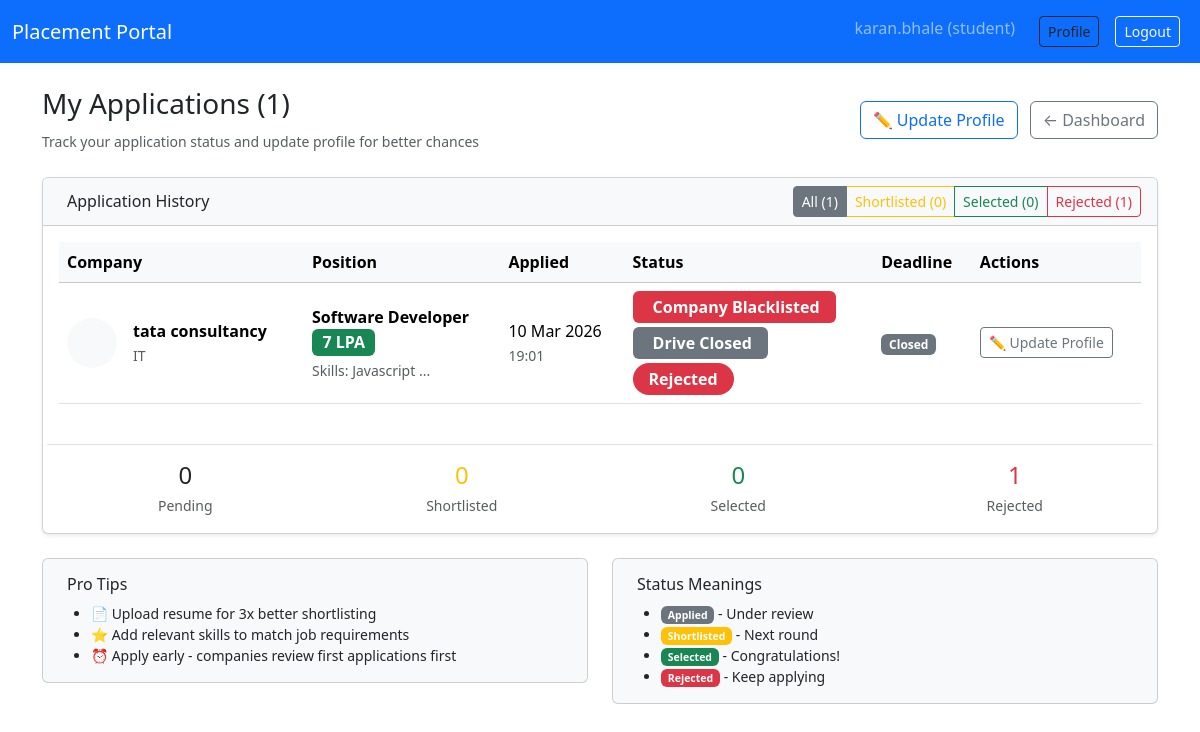
/student/applications (signed in), run on the app's committed database.
### models.py (models this page shows, shortened)
class User(UserMixin, db.Model):
    __tablename__ = 'user'
    id = db.Column(db.Integer, primary_key=True)
    username = db.Column(db.String(80), unique=True, nullable=False, index=True)
    email = db.Column(db.String(120), unique=True, nullable=False, index=True)
    password_hash = db.Column(db.String(128), nullable=False)
    role = db.Column(db.Enum(UserRole), nullable=False, index=True)
    is_active = db.Column(db.Boolean, default=True)
    created_at = db.Column(db.DateTime, default=datetime.utcnow, index=True)

class Application(db.Model):
    __tablename__ = 'application'
    id = db.Column(db.Integer, primary_key=True)
    student_id = db.Column(db.Integer, db.ForeignKey('student.id', ondelete='CASCADE'), nullable=False, index=True)
    drive_id = db.Column(db.Integer, db.ForeignKey('placement_drive.id', ondelete='CASCADE'), nullable=False, index=True)
    applied_at = db.Column(db.DateTime, default=datetime.utcnow, index=True)
    status = db.Column(db.Enum('applied', 'shortlisted', 'selected', 'rejected'),
                      default='applied', index=True)
    resume_path = db.Column(db.String(200))
    __table_args__ = (
        db.UniqueConstraint('student_id', 'drive_id', name='uq_student_drive'),
    )

class Company(db.Model):
    __tablename__ = 'company'
    id = db.Column(db.Integer, primary_key=True)
    user_id = db.Column(db.Integer, db.ForeignKey('user.id', ondelete='CASCADE'), nullable=False, unique=True)
    name = db.Column(db.String(100), nullable=False)
    industry = db.Column(db.String(100))
    is_blacklisted = db.Column(db.Boolean, default=False)
    hr_contact = db.Column(db.String(100))
    website = db.Column(db.String(200))
    address = db.Column(db.Text)
    is_approved = db.Column(db.Boolean, default=False)
    created_at = db.Column(db.DateTime, default=datetime.utcnow)

class PlacementDrive(db.Model):
    __tablename__ = "placement_drive"
    id = db.Column(db.Integer, primary_key=True)
    company_id = db.Column(db.Integer, db.ForeignKey("company.id", ondelete="CASCADE"), nullable=False)
    title = db.Column(db.String(100), nullable=False)
    description = db.Column(db.Text, nullable=False)
    skills_required = db.Column(db.Text)
    experience = db.Column(db.String(50))
    salary_range = db.Column(db.String(50))
    eligibility = db.Column(db.Text)
    deadline = db.Column(db.DateTime, nullable=False)
    status = db.Column(db.Enum("pending", "approved","active", "closed"), default="pending", index=True)  # CHANGED: active/closed
    created_at = db.Column(db.DateTime, default=datetime.utcnow, index=True)

### app.py (the view)
@app.route("/student/applications")
@login_required
def student_applications():
    role_required(UserRole.STUDENT)
    student = current_user.student[0]
    if not student:
        flash("Complete your profile first.", "warning")
        return redirect(url_for("student_update_profile"))
    status_filter = request.args.get('status', 'all').lower()
    apps_query = Application.query.join(PlacementDrive).join(Company).filter(
        Application.student_id == student.id
    ).order_by(Application.applied_at.desc())
    if status_filter != 'all':
        apps_query = apps_query.filter(Application.status == status_filter)
    applications = apps_query.all()
    return render_template(
        "student/applications.html",
        applications=applications,
        status_filter=status_filter,
        student=student
    )

### app.py (called while the page is built)
@login_manager.user_loader
def load_user(user_id):
    return User.query.get(int(user_id))

@app.template_filter('is_deadline_passed')
def is_deadline_passed(deadline):
    if not deadline:
        return True
    return deadline < datetime.now()

def role_required(role: UserRole):
    if (not current_user.is_authenticated) or (current_user.role != role):
        abort(403)

@app.context_processor
def inject_profile_status():
    def get_profile_status(user):
        if user.role != UserRole.STUDENT:
            return "complete"
        student = user.student[0]
        if not student:
            return "incomplete"
        score = 0
        if student.full_name: score += 1
        if student.branch: score += 1
        if student.skills: score += 1
        if student.resume_path: score += 2
        if score >= 4: return "complete"
        elif score >= 2: return "partial"
        return "incomplete"
    return dict(get_profile_status=get_profile_status)

### templates/student/applications.html (shortened to what this page needs)
{% extends "base.html" %}
{% block content %}
<div class="d-flex justify-content-between align-items-center mb-4">
  <div>
    <h3>My Applications ({{ applications|length }})</h3>
    {% if applications %}
      <small class="text-muted">
        Track your application status and update profile for better chances
      </small>
    {% endif %}
  </div>
  <div>
    <a href="{{ url_for('student_update_profile') }}" class="btn btn-outline-primary me-2">
      ✏️ Update Profile
    </a>
    <a href="{{ url_for('student_dashboard') }}" class="btn btn-outline-secondary">
      ← Dashboard
    </a>
  </div>
</div>
<div class="card shadow-sm">
  <div class="card-header bg-light">
    <div class="row align-items-center">
      <div class="col-md-6">
        <h6 class="mb-0">
          Application History
        </h6>
      </div>
      <div class="col-md-6 text-end">
<div class="btn-group btn-group-sm" role="group">
  <a href="{{ url_for('student_applications') }}?status=all"
     class="btn btn-outline-secondary {{ 'active' if status_filter == 'all' else '' }}">
    All ({{ applications|length }})
  </a>
  <a href="{{ url_for('student_applications') }}?status=shortlisted"
     class="btn btn-outline-warning {{ 'active' if status_filter == 'shortlisted' else '' }}">
    Shortlisted ({{ applications|selectattr('status', 'equalto', 'shortlisted')|list|length }})
  </a>
  <a href="{{ url_for('student_applications') }}?status=selected"
     class="btn btn-outline-success {{ 'active' if status_filter == 'selected' else '' }}">
    Selected ({{ applications|selectattr('status', 'equalto', 'selected')|list|length }})
  </a>
  <a href="{{ url_for('student_applications') }}?status=rejected"
     class="btn btn-outline-danger {{ 'active' if status_filter == 'rejected' else '' }}">
    Rejected ({{ applications|selectattr('status', 'equalto', 'rejected')|list|length }})
  </a>
</div>
      </div>
    </div>
  </div>
  <div class="card-body">
    {% if applications %}
    <div class="table-responsive">
      <table class="table table-hover align-middle">
        <thead class="table-light">
        <tr>
          <th>Company</th>
          <th>Position</th>
          <th>Applied</th>
          <th>Status</th>
          <th>Deadline</th>
          <th>Actions</th>
        </tr>
        </thead>
        <tbody>
        {% for app in applications %}
        <tr>
          <td>
            <div class="d-flex align-items-center">
              <div class="bg-light rounded-circle p-2 me-3 d-flex align-items-center justify-content-center" style="width: 50px; height: 50px;">
              </div>
              <div>
                <div class="fw-semibold">{{ app.drive.company.name }}</div>
                <small class="text-muted">
                  {{ app.drive.company.industry or 'Technology' }}
                </small>
              </div>
            </div>
          </td>
          <td>
            <div class="fw-semibold">{{ app.drive.title }}</div>
            {% if app.drive.salary_range %}
              <span class="badge bg-success fs-6">{{ app.drive.salary_range }}</span>
            {% endif %}
            <div class="small text-muted mt-1">
              {% if app.drive.skills_required %}
                Skills: {{ app.drive.skills_required.split(',')|first|trim }}
                {% if app.drive.skills_required.split(',')|length > 1 %}...{% endif %}
              {% endif %}
            </div>
          </td>
          <td>
            <div class="fw-medium">{{ app.applied_at.strftime('%d %b %Y') }}</div>
            <small class="text-muted">{{ app.applied_at.strftime('%H:%M') }}</small>
          </td>
          <td>
  {% if app.drive and app.drive.company and app.drive.company.is_blacklisted %}
    <div class="mb-1">
      <span class="badge bg-danger fs-6 px-3 py-2">
        Company Blacklisted
      </span>
    </div>
  {% endif %}
  {% if app.drive and app.drive.status == "closed" %}
    <div class="mb-1">
      <span class="badge bg-secondary fs-6 px-3 py-2">
        Drive Closed
      </span>
    </div>
  {% endif %}
  <span class="badge fs-6 px-3 py-2 rounded-pill bg-{{
    'secondary' if app.status == 'applied'
    else 'warning' if app.status == 'shortlisted'
    else 'success' if app.status == 'selected'
    else 'danger'
  }}">
    {{ app.status|title }}
  </span>
</td>
          <td>
            {% if app.drive.deadline | is_deadline_passed %}
              <span class="badge bg-info">
                {{ app.drive.deadline.strftime('%d %b') }}
              </span>
            {% else %}
              <span class="badge bg-secondary">Closed</span>
            {% endif %}
          </td>
          <td>
            <div class="btn-group-vertical btn-group-sm" role="group">
              <a href="{{ url_for('student_update_profile') }}"
                 class="btn btn-outline-secondary btn-sm">
                ✏️ Update Profile
              </a>
            </div>
          </td>
        </tr>
        {% endfor %}
        </tbody>
      </table>
    </div>
    <div class="row mt-4 pt-3 border-top">
      <div class="col-md-3">
        <div class="text-center">
          <div class="h4 mb-1">{{ applications|selectattr('status', 'equalto', 'applied')|list|length }}</div>
          <small class="text-muted">Pending</small>
        </div>
      </div>
      <div class="col-md-3">
        <div class="text-center">
          <div class="h4 mb-1 text-warning">{{ applications|selectattr('status', 'equalto', 'shortlisted')|list|length }}</div>
          <small class="text-muted">Shortlisted</small>
        </div>
      </div>
      <div class="col-md-3">
        <div class="text-center">
          <div class="h4 mb-1 text-success">{{ applications|selectattr('status', 'equalto', 'selected')|list|length }}</div>
          <small class="text-muted">Selected</small>
        </div>
      </div>
      <div class="col-md-3">
        <div class="text-center">
          <div class="h4 mb-1 text-danger">{{ applications|selectattr('status', 'equalto', 'rejected')|list|length }}</div>
          <small class="text-muted">Rejected</small>
        </div>
      </div>
    </div>
    {% endif %}
  </div>
</div>
<div class="row mt-4">
  <div class="col-md-6">
    <div class="card bg-light">
      <div class="card-body">
        <h6 class="mb-2">Pro Tips</h6>
        <ul class="small mb-0">
          <li>📄 Upload resume for 3x better shortlisting</li>
          <li>⭐ Add relevant skills to match job requirements</li>
          <li>⏰ Apply early - companies review first applications first</li>
        </ul>
      </div>
    </div>
  </div>
  <div class="col-md-6">
    <div class="card bg-light">
      <div class="card-body">
        <h6 class="mb-2">Status Meanings</h6>
        <ul class="small mb-0">
          <li><span class="badge bg-secondary">Applied</span> - Under review</li>
          <li><span class="badge bg-warning">Shortlisted</span> - Next round</li>
          <li><span class="badge bg-success">Selected</span> - Congratulations!</li>
          <li><span class="badge bg-danger">Rejected</span> - Keep applying</li>
        </ul>
      </div>
    </div>
  </div>
</div>
{% endblock %}

### templates/base.html (shortened to what this page needs)
<!doctype html>
<html lang="en">
<head>
  <link
    href="https://cdn.jsdelivr.net/npm/bootstrap@5.3.3/dist/css/bootstrap.min.css"
    rel="stylesheet">
  <link rel="stylesheet" href="{{ url_for('static', filename='css/style.css') }}">
</head>
<body>
<nav class="navbar navbar-expand-lg navbar-dark bg-primary">
  <div class="container-fluid">
    <a class="navbar-brand" href="{{ url_for('dashboard') if current_user.is_authenticated else url_for('login') }}">
      Placement Portal
    </a>
    <div class="d-flex">
      {% if current_user.is_authenticated %}
        <span class="navbar-text me-3">
          {{ current_user.username }} ({{ current_user.role.value }})
        </span>
        {% if current_user.is_authenticated %}
  {% if current_user.role.value == 'student' %}
    <a class="btn btn-outline-dark btn-sm m-2" href="{{ url_for('student_update_profile') }}">Profile</a>
   {% endif %}
{% endif %}
        <a class="btn btn-outline-light btn-sm m-2" href="{{ url_for('logout') }}">Logout</a>
      {% endif %}
    </div>
  </div>
</nav>
<div class="container mt-4">
  {% block content %}{% endblock %}
</div>
</body>
</html>

### data on the page
User: username "karan.bhale", role.value "student"
Application: drive.company.name "tata consultancy", drive.company "IT", drive "Software Developer", drive.salary_range "7 LPA", drive.skills_required.split|first "Javascript", applied_at "10 Mar 2026", applied_at "19:01", status "Rejected"

### other printed values
{{ applications|length }} "1"
{{ applications|selectattr('status', 'equalto', 'selected')|list|length }} "0"
{{ applications|selectattr('status', 'equalto', 'rejected')|list|length }} "1"
{{ applications|selectattr('status', 'equalto', 'applied')|list|length }} "0"
